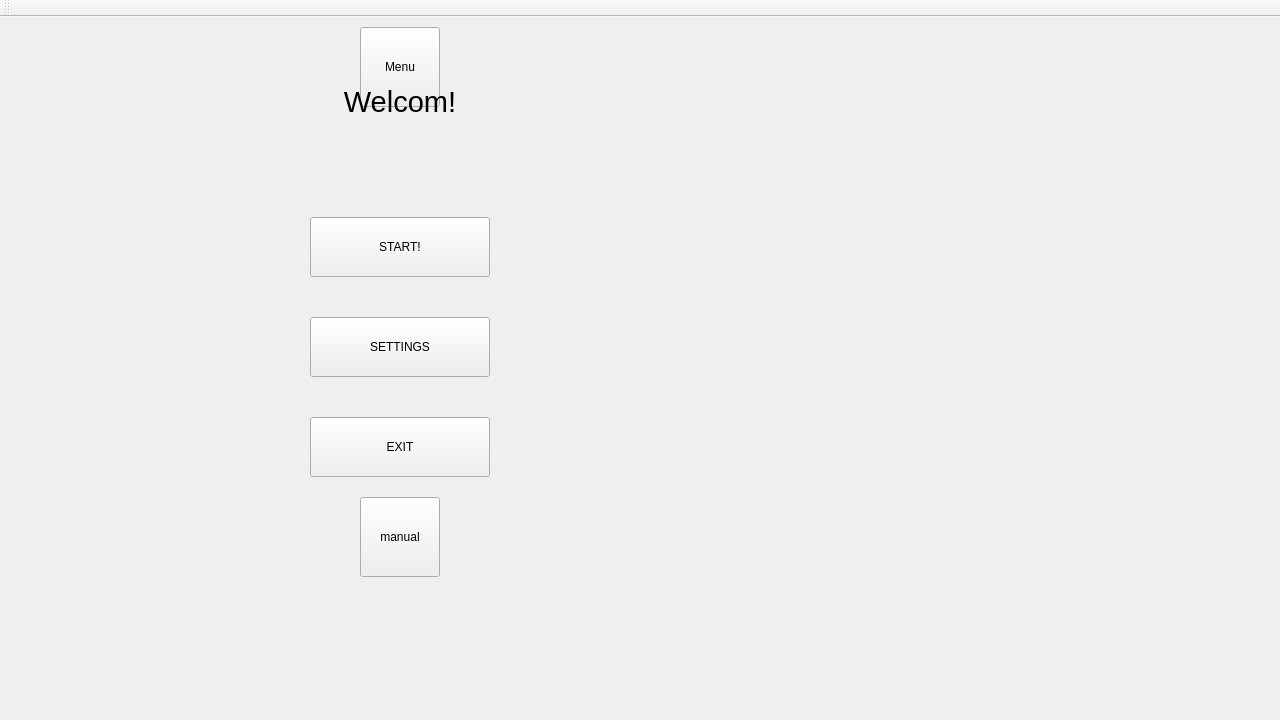
<?xml version="1.0" encoding="UTF-8"?>
<ui version="4.0">
 <class>MainWindow</class>
 <widget class="QMainWindow" name="MainWindow">
  <property name="geometry">
   <rect>
    <x>0</x>
    <y>0</y>
    <width>1280</width>
    <height>720</height>
   </rect>
  </property>
  <property name="minimumSize">
   <size>
    <width>800</width>
    <height>600</height>
   </size>
  </property>
  <property name="windowTitle">
   <string>MainWindow</string>
  </property>
  <property name="styleSheet">
   <string notr="true">QMainWindow{}</string>
  </property>
  <widget class="QWidget" name="centralWidget">
   <widget class="QPushButton" name="upButton">
    <property name="geometry">
     <rect>
      <x>360</x>
      <y>10</y>
      <width>80</width>
      <height>80</height>
     </rect>
    </property>
    <property name="styleSheet">
     <string notr="true">QPushButton{border-image: url(:/assets/image/powerButtonOff.png);color:black}
QPushButton::hover{border-image:url(:/assets/image/powerButtonOn.png);color:black}</string>
    </property>
    <property name="text">
     <string>Menu</string>
    </property>
   </widget>
   <widget class="QPushButton" name="ModeButton1">
    <property name="geometry">
     <rect>
      <x>360</x>
      <y>480</y>
      <width>80</width>
      <height>80</height>
     </rect>
    </property>
    <property name="styleSheet">
     <string notr="true">QPushButton{border-image: url(:/assets/image/Menu.png)}
QPushButton::hover{border-image:url(:/assets/image/tiltle2.png)}</string>
    </property>
    <property name="text">
     <string>manual</string>
    </property>
   </widget>
   <widget class="QLabel" name="label">
    <property name="geometry">
     <rect>
      <x>300</x>
      <y>50</y>
      <width>200</width>
      <height>70</height>
     </rect>
    </property>
    <property name="text">
     <string>&lt;!DOCTYPE HTML PUBLIC &quot;-//W3C//DTD HTML 4.0//EN&quot; &quot;http://www.w3.org/TR/REC-html40/strict.dtd&quot;&gt;
&lt;html&gt;&lt;head&gt;&lt;meta name=&quot;qrichtext&quot; content=&quot;1&quot; /&gt;&lt;style type=&quot;text/css&quot;&gt;
p, li { white-space: pre-wrap; }
&lt;/style&gt;&lt;/head&gt;&lt;body style=&quot; font-family:'SimSun'; font-size:9pt; font-weight:400; font-style:normal;&quot;&gt;
&lt;p align=&quot;center&quot; style=&quot; margin-top:0px; margin-bottom:0px; margin-left:0px; margin-right:0px; -qt-block-indent:0; text-indent:0px;&quot;&gt;&lt;span style=&quot; font-size:22pt;&quot;&gt;Welcom!&lt;/span&gt;&lt;/p&gt;&lt;/body&gt;&lt;/html&gt;</string>
    </property>
   </widget>
   <widget class="QPushButton" name="StartButton">
    <property name="geometry">
     <rect>
      <x>310</x>
      <y>200</y>
      <width>180</width>
      <height>60</height>
     </rect>
    </property>
    <property name="styleSheet">
     <string notr="true">QPushButton{border-image:url(:/assets/image/Btf1.png);}
QPushButton::hover{border-image:url(:/assets/image/Btf2.png);}
QPushButton::pressed{border-image: url(:/assets/image/Btf3.png);}
</string>
    </property>
    <property name="text">
     <string>START!</string>
    </property>
   </widget>
   <widget class="QPushButton" name="SetButton">
    <property name="geometry">
     <rect>
      <x>310</x>
      <y>300</y>
      <width>180</width>
      <height>60</height>
     </rect>
    </property>
    <property name="styleSheet">
     <string notr="true">QPushButton{border-image:url(:/assets/image/Btf1.png)}
QPushButton::hover{border-image:url(:/assets/image/Btf2.png)}
QPushButton::pressed{border-image: url(:/assets/image/Btf3.png)}
</string>
    </property>
    <property name="text">
     <string>SETTINGS</string>
    </property>
   </widget>
   <widget class="QPushButton" name="ExitButton">
    <property name="geometry">
     <rect>
      <x>310</x>
      <y>400</y>
      <width>180</width>
      <height>60</height>
     </rect>
    </property>
    <property name="styleSheet">
     <string notr="true">QPushButton{border-image:url(:/assets/image/Btf1.png)}
QPushButton::hover{border-image:url(:/assets/image/Btf2.png)}
QPushButton::pressed{border-image: url(:/assets/image/Btf3.png)}
</string>
    </property>
    <property name="text">
     <string>EXIT</string>
    </property>
   </widget>
  </widget>
  <widget class="QMenuBar" name="menuBar">
   <property name="geometry">
    <rect>
     <x>0</x>
     <y>0</y>
     <width>1280</width>
     <height>22</height>
    </rect>
   </property>
  </widget>
  <widget class="QToolBar" name="mainToolBar">
   <attribute name="toolBarArea">
    <enum>TopToolBarArea</enum>
   </attribute>
   <attribute name="toolBarBreak">
    <bool>false</bool>
   </attribute>
  </widget>
 </widget>
 <layoutdefault spacing="6" margin="11"/>
 <resources/>
 <connections/>
</ui>
